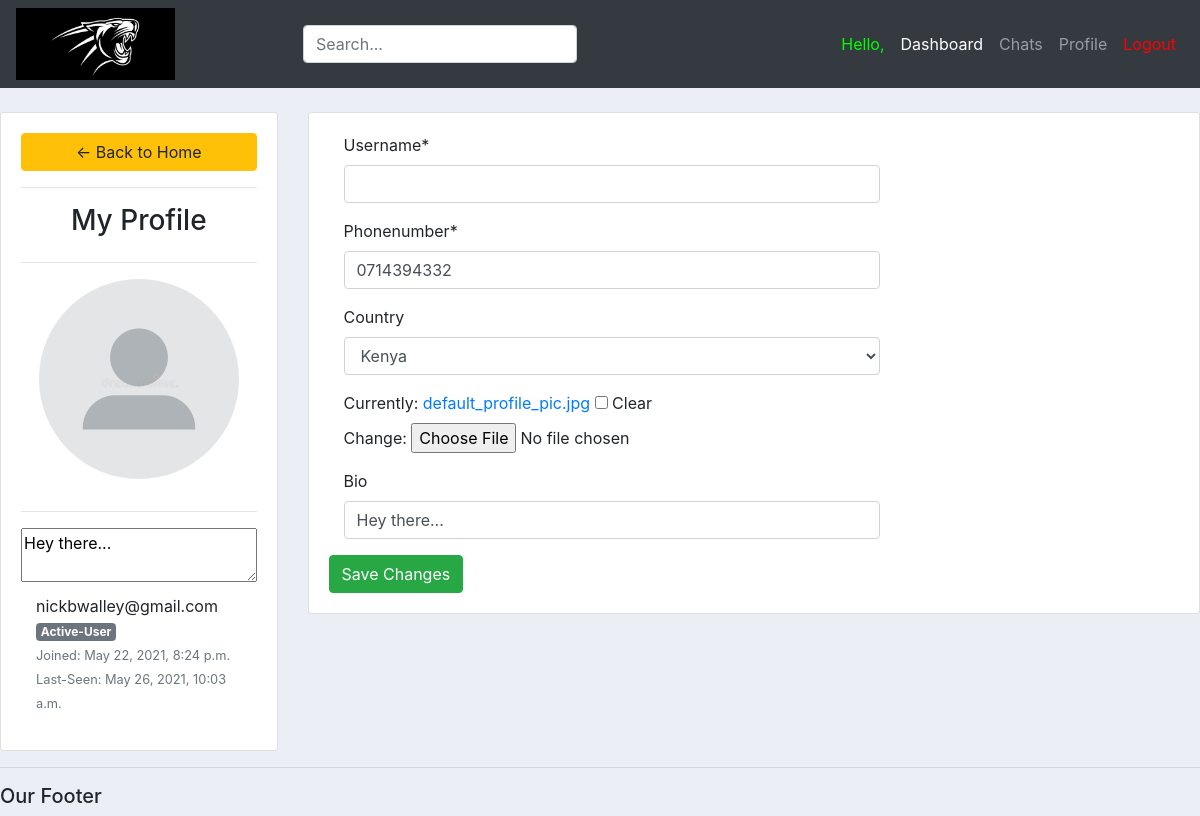
Before: /MyProfile/ (signed in) with the older database file.
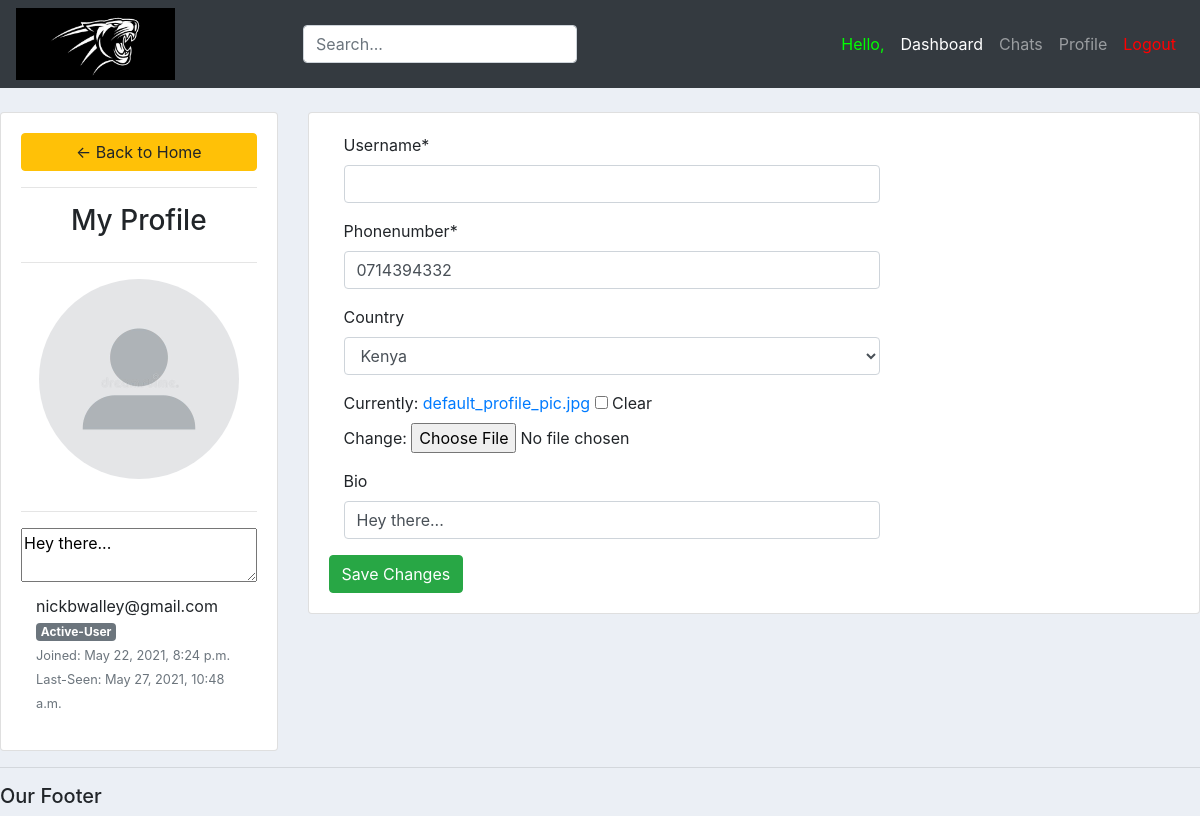
After: the same page with the newer database file.
### App1/models.py (models this page shows, shortened)
class user(AbstractBaseUser):
	alphanumeric = RegexValidator(r'^[A-Za-z0-9_.]*$', 'Only Letters, Numbers, Underscores and Periods are allowed!')
	phonenumber = RegexValidator(r'^[0-9]{10,12}$', 'Only Numerical characters are allowed! (Must be 10-12Digits)')
	username		= models.CharField(max_length=30, unique=True, validators=[alphanumeric])
	email 			= models.EmailField(verbose_name="email", max_length=60, unique=True)
	phonenumber 	= models.CharField(max_length=30, unique=True, validators=[phonenumber])
	country 		= models.ForeignKey(Country, on_delete=models.SET_NULL, blank=True, null=True)
	university 		= models.ForeignKey(University, on_delete=models.SET_NULL, null=True)
	course			= models.ForeignKey(Course, on_delete=models.SET_NULL, blank=True, null=True)
	profile_pic 	= models.ImageField(null=True, blank=True, default=get_default_profile_image, upload_to=get_profile_image_filepath)
	bio 			= models.CharField(max_length=40, default="Hey there...", blank=True, null=True)
	date_joined 	= models.DateTimeField(verbose_name='date joined', auto_now_add=True)
	last_login		= models.DateTimeField(verbose_name='last login', auto_now=True)
	hide_email		= models.BooleanField(default=True)
	hide_phonenumber= models.BooleanField(default=True)
	is_active 		= models.BooleanField(default=True)
	is_admin 		= models.BooleanField(default=False)
	is_verified  	= models.BooleanField(default=False)
	is_staff 		= models.BooleanField(default=False)
	is_superuser 	= models.BooleanField(default=False)
	USERNAME_FIELD = 'username'
	REQUIRED_FIELDS = ['email']
	objects = MyAccountManager()

### App1/views.py (the view)
# urls.py: path('MyProfile/', views.my_profile, name='my_profile'),
@login_required(login_url='login') # only allows users who are logged in with correct credentials
def my_profile(request):
	user = request.user
	form = update_user_profile(instance=user)
	if request.method == 'POST':
		form = update_user_profile(request.POST, request.FILES,instance=user)
		if form.is_valid:
			form.save()
	context = {'form':form}
	return render(request, 'App1/my_profile.html', context)

### App1/forms.py
class update_user_profile(forms.ModelForm):
	class Meta:
		model = user
		fields = ['username', 'phonenumber', 'country', 'profile_pic', 'bio']
		exclude = ['email', 'university', 'course', 'password1', 'password2']

### App1/models.py (called while the page is built)
    def __str__(self):
        return self.name

### App1/templates/App1/my_profile.html (shortened to what this page needs)
{%  extends 'App1/main.html' %}
{% load static %}
{% block content %}
{% load crispy_forms_tags %}
<br>
<div class="row">
	<div class="col-md-3">
		<div class="card card-body">
			<a class="btn btn-warning" href="{% url 'home' %}"> &#8592; Back to Home</a>
			<hr>
			<h3 style="text-align: center">My Profile</h3>
			<hr>
			<img class="profile-pic" src="{{request.user.profile_pic.url}}" >
        <hr>
		  <textarea placeholder="Enter your Bio" readonly>{{request.user.bio}}</textarea>
        <div class="col d-flex flex-column flex-sm-row justify-content-between mb-3">
          <div class="text-center text-sm-left mb-2 mb-sm-0">
            <h4 class="pt-sm-2 pb-1 mb-0 text-nowrap">{{request.user.usernane}} </h4>
            <p class="mb-0">{{request.user.email}}</p>
            {% if request.user.is_admin %}
            <span class="badge badge-secondary">Administrator</span>
            {% else %}
            <span class="badge badge-secondary">Active-User</span>
            {% endif %}
            <div class="text-muted"><small>Joined: {{request.user.date_joined}}</small></div>
            <div class="text-muted"><small>Last-Seen: {{request.user.last_login}}</small></div>
          </div>
        </div>
		</div>
	</div>
	<div class="col-md-9">
		<div class="card card-body">
			<form method="POST" action="" enctype="multipart/form-data">
				      <div class="form-group">
            		<div class="col-lg-8">
              			{{form.username|as_crispy_field }}
            		</div>
          		</div>
              <div class="form-group">
                <div class="col-lg-8">
                    {{form.phonenumber|as_crispy_field }}
                </div>
              </div>
              <div class="form-group">
                <div class="col-lg-8">
                    {{form.country|as_crispy_field }}
                </div>
              </div>
              <div class="form-group">
                <div class="col-lg-8">
                    {{form.profile_pic}}
                </div>
              </div>
              <div class="form-group">
                <div class="col-lg-8">
                    {{form.bio |as_crispy_field}}
                </div>
              </div>
			<input class="btn btn-success" type="submit" name="Update Information" value="Save Changes">
			</form>
		</div>
	</div>
</div>
{% endblock %}

Changed rows visible on the page:
changed user "nickbwalley@gmail.com": user.last_login "May 26, 2021, 10:03 a.m." → "May 27, 2021, 10:48 a.m."
